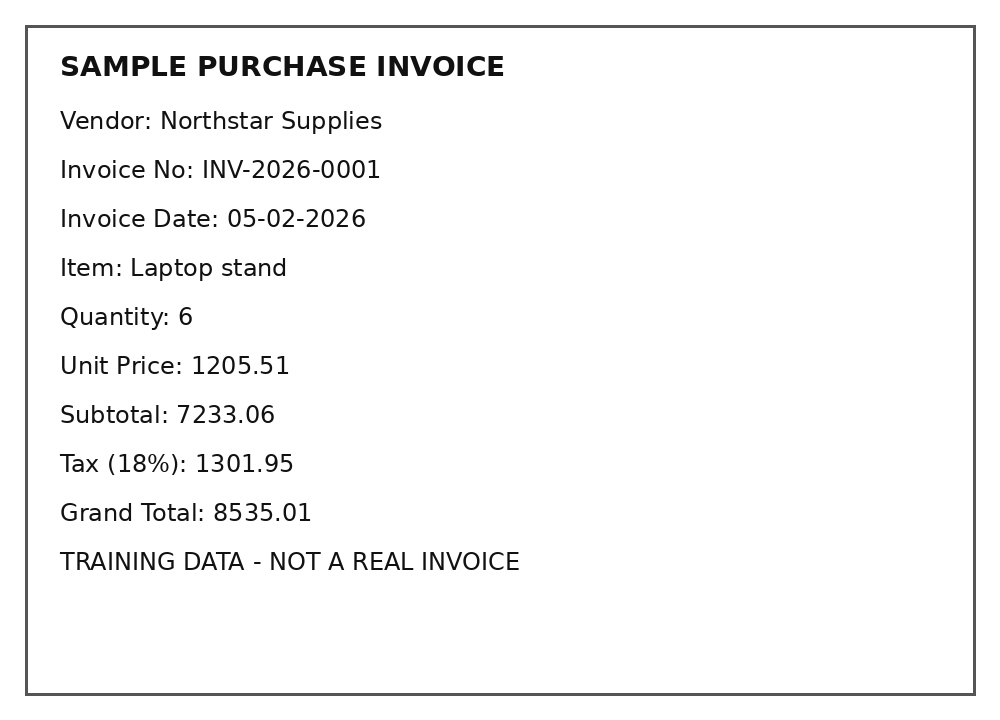
#> input picture data/invoices/invoice_001.png, 1000 x 720 px; its folder holds only this picture in this run
$ python preprocessing.py
#> lines starting #> are read from the running program, lines starting #| are printed output that depends on the picture; after the words box and inside, x2 and y2 are one past the last pixel; in counts of white or black regions, pixels touching at a corner belong together

from pathlib import Path
import csv

import cv2


PROJECT_ROOT = Path(__file__).resolve().parents[1]
IMAGE_DIR = PROJECT_ROOT / "data" / "invoices"
OUTPUT_DIR = PROJECT_ROOT / "outputs" / "preprocessed"
REPORT_PATH = PROJECT_ROOT / "reports" / "preprocessing_report.csv"

SUPPORTED_EXTENSIONS = {".png", ".jpg", ".jpeg"}


def preprocess_image(image_path: Path):
    """Create grayscale and thresholded versions of an invoice."""

    image = cv2.imread(str(image_path))
#> image is the input picture: shape (720, 1000, 3); min 17, max 255, mean 246.9

    if image is None:
        raise ValueError(f"Could not read image: {image_path.name}")

    height, width = image.shape[:2]
#> height = 720; width = 1000

    if height == 0 or width == 0:
        raise ValueError(f"Invalid image dimensions: {image_path.name}")

    # Convert the original image to grayscale.
    grayscale = cv2.cvtColor(image, cv2.COLOR_BGR2GRAY)

    # Reduce small amounts of image noise.
    denoised = cv2.medianBlur(grayscale, 3)

    # Create a binary image for OCR experiments.
    thresholded = cv2.threshold(
        denoised,
        0,
        255,
        cv2.THRESH_BINARY + cv2.THRESH_OTSU,
    )[1]
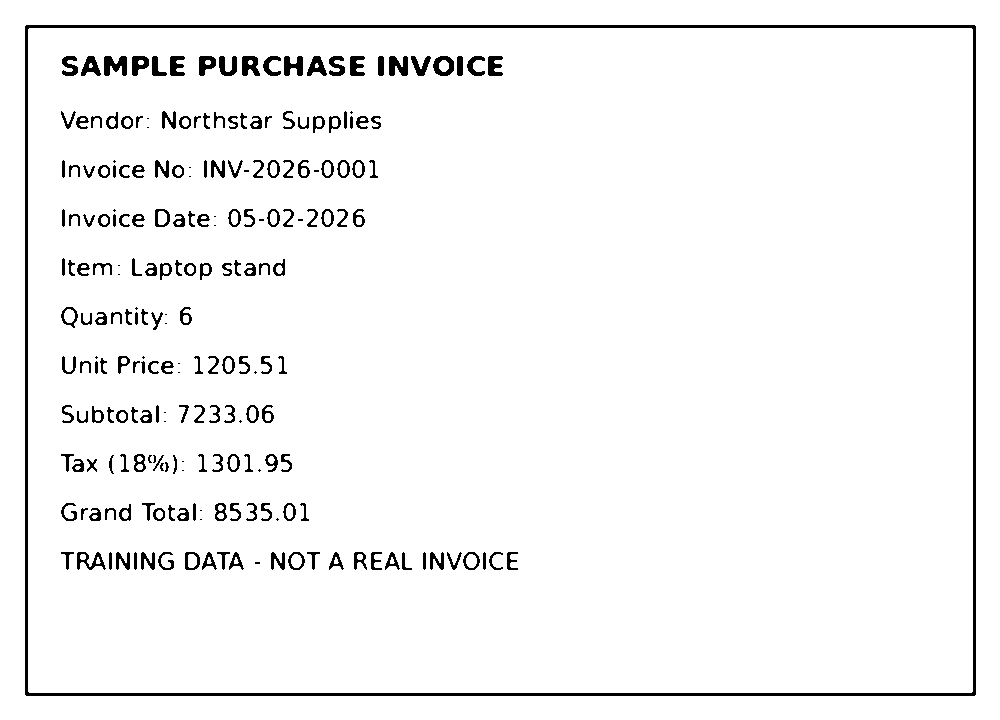
#> thresholded: shape (720, 1000); 96.1% white; 230 black regions (35 under 20 px), largest, box (x1, y1, x2, y2) and area: (25, 25, 976, 696) 9696, (104, 56, 127, 76) 321, (389, 56, 408, 76) 282

    return image, grayscale, denoised, thresholded


def main():
    OUTPUT_DIR.mkdir(parents=True, exist_ok=True)
    REPORT_PATH.parent.mkdir(parents=True, exist_ok=True)

    if not IMAGE_DIR.is_dir():
        raise FileNotFoundError(
            f"Invoice directory not found: {IMAGE_DIR}"
        )

    image_paths = sorted(
        path for path in IMAGE_DIR.iterdir()
        if path.is_file()
        and path.suffix.lower() in SUPPORTED_EXTENSIONS
    )

    if not image_paths:
        raise FileNotFoundError(
            f"No supported invoice images found in {IMAGE_DIR}"
        )

    report_rows = []
    failures = []

    for image_path in image_paths:
        try:
            original, grayscale, denoised, thresholded = (
                preprocess_image(image_path)
            )

            variants = {
                "grayscale": grayscale,
                "denoised": denoised,
                "thresholded": thresholded,
            }

            saved_files = []

            for variant_name, variant_image in variants.items():
                output_path = OUTPUT_DIR / (
                    f"{image_path.stem}_{variant_name}.png"
                )

                success = cv2.imwrite(
                    str(output_path), variant_image
                )

                if not success:
                    raise OSError(
                        f"Could not save {output_path.name}"
                    )

                saved_files.append(output_path.name)
#> this loop made 3 passes
#> variant_name on passes 1 to 3: 'grayscale', 'denoised', 'thresholded'
#> after the loop, saved_files = ['invoice_001_grayscale.png', 'invoice_001_denoised.png', 'invoice_001_thresholded.png']

            height, width = original.shape[:2]
#> height = 720; width = 1000

            report_rows.append({
                "image_file": image_path.name,
                "status": "success",
                "width": width,
                "height": height,
                "channels": original.shape[2],
                "processed_files": ";".join(saved_files),
                "error": "",
            })

            print(
                f"PASS: {image_path.name} "
                f"({width} x {height})"
            )
#| PASS: invoice_001.png (1000 x 720)

        except Exception as exc:
            failures.append(image_path.name)

            report_rows.append({
                "image_file": image_path.name,
                "status": "failed",
                "width": "",
                "height": "",
                "channels": "",
                "processed_files": "",
                "error": str(exc),
            })

            print(f"FAIL: {image_path.name}: {exc}")

    fieldnames = [
        "image_file",
        "status",
        "width",
        "height",
        "channels",
        "processed_files",
        "error",
    ]

    with REPORT_PATH.open(
        "w", newline="", encoding="utf-8"
    ) as report_file:
        writer = csv.DictWriter(
            report_file, fieldnames=fieldnames
        )
        writer.writeheader()
        writer.writerows(report_rows)

    print("\n--- Preprocessing Summary ---")
    print(f"Images discovered: {len(image_paths)}")
    print(f"Successful: {len(image_paths) - len(failures)}")
    print(f"Failed: {len(failures)}")
    print(f"Report: {REPORT_PATH}")
    print(f"Processed images: {OUTPUT_DIR}")

    if failures:
        raise SystemExit(1)


if __name__ == "__main__":
    main()
